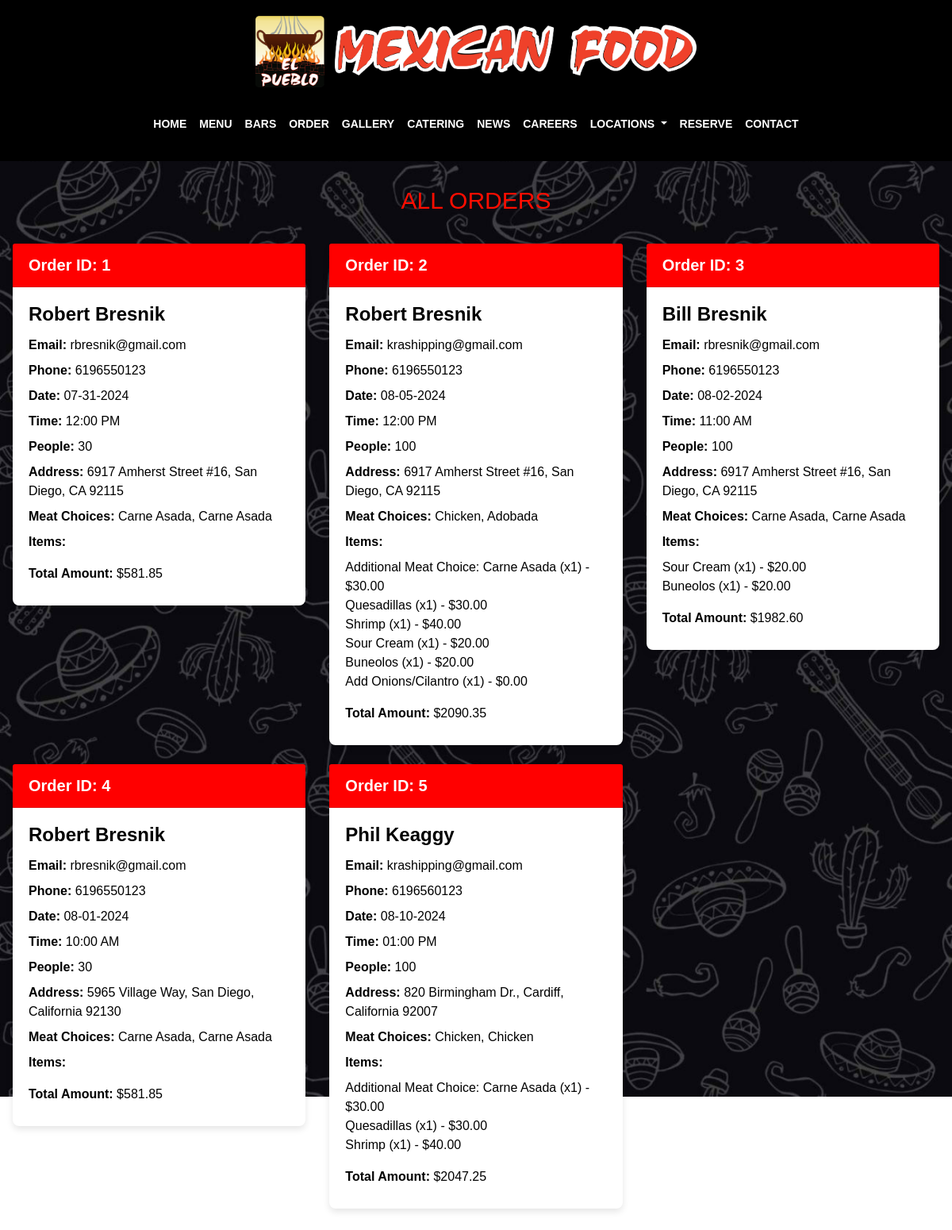
The page /orders on the database its author committed.
### app.py (models this page shows)
class Order(db.Model):
    id = db.Column(db.Integer, primary_key=True)
    people = db.Column(db.Integer, nullable=False)
    date = db.Column(db.Date, nullable=False)
    time = db.Column(db.String(50), nullable=False)
    total_amount = db.Column(db.Integer, nullable=False)
    base_amount = db.Column(db.Integer, nullable=False)
    sub_total = db.Column(db.Integer, nullable=False)
    tax = db.Column(db.Integer, nullable=False)
    grand_total = db.Column(db.Integer, nullable=False)
    meat1 = db.Column(db.String(50), nullable=False)
    meat2 = db.Column(db.String(50), nullable=False)
    customer_email = db.Column(db.String(100), nullable=False)
    first_name = db.Column(db.String(50), nullable=False)
    last_name = db.Column(db.String(50), nullable=False)
    address = db.Column(db.String(200), nullable=False)
    city = db.Column(db.String(50), nullable=False)
    state = db.Column(db.String(50), nullable=False)
    zip_code = db.Column(db.String(20), nullable=False)
    phone = db.Column(db.String(20), nullable=False)
    items = db.relationship("Item", backref="order", lazy=True)

class Item(db.Model):
    id = db.Column(db.Integer, primary_key=True)
    name = db.Column(db.String(100), nullable=False)
    price = db.Column(db.Integer, nullable=False)
    quantity = db.Column(db.Integer, nullable=False)
    order_id = db.Column(db.Integer, db.ForeignKey("order.id"), nullable=False)

### app.py (the view)
@app.route("/orders")
def orders():
    all_orders = Order.query.all()
    return render_template("orders.html", orders=all_orders, meat_choices=meat_choices)

### templates/orders.html (shortened to what this page needs)
{% extends "base.html" %}
{% block content %}
<div class="container-fluid p-3" style="background: transparent;">
    <h1 class="text-danger text-center py-3">All Orders</h1>
    <div class="row">
        {% for order in orders %}
        <div class="col-md-6 col-lg-4">
            <div class="card mb-4 text-black">
                <div class="card-header" style="background-color: #ff0000; color: white;">
                    Order ID: {{ order.id }}
                </div>
                <div class="card-body">
                    <h5 class="card-title">{{ order.first_name }} {{ order.last_name }}</h5>
                    <p class="card-text"><strong>Email:</strong> {{ order.customer_email }}</p>
                    <p class="card-text"><strong>Phone:</strong> {{ order.phone }}</p>
                    <p class="card-text"><strong>Date:</strong> {{ order.date.strftime('%m-%d-%Y') }}</p>
                    <p class="card-text"><strong>Time:</strong> {{ order.time }}</p>
                    <p class="card-text"><strong>People:</strong> {{ order.people }}</p>
                    <p class="card-text"><strong>Address:</strong> {{ order.address }}, {{ order.city }}, {{ order.state }} {{ order.zip_code }}</p>
                    <p class="card-text"><strong>Meat Choices:</strong> {{ meat_choices[order.meat1] }}, {{ meat_choices[order.meat2] }}</p>
                    <p class="card-text"><strong>Items:</strong>
                        <ul class="list-unstyled">
                            {% for item in order.items %}
                            <li>{{ item.name }} (x{{ item.quantity }}) - ${{ "%.2f"|format(item.price / 100) }}</li>
                            {% endfor %}
                        </ul>
                    </p>
                    <p class="card-text"><strong>Total Amount:</strong> ${{ "%.2f"|format(order.grand_total / 100) }}</p>
                </div>
            </div>
        </div>
        {% endfor %}
    </div>
</div>
{% endblock %}

### templates/base.html (shortened to what this page needs)
<!DOCTYPE html>
<html lang="en">
  <head>
    {% autoescape None %}
    <link
      rel="stylesheet"
      href="https://maxcdn.bootstrapcdn.com/bootstrap/4.5.2/css/bootstrap.min.css"
    />
    <link
      rel="stylesheet"
      href="{{ url_for('static', filename='styles.css') }}"
    />
    <link
      rel="stylesheet"
      href="{{ url_for('static', filename='custom.css') }}"
    />
  </head>
  <body>
    <div class="header">
      <img
        src="{{ url_for('static', filename='logo-final-el-pueblo-mex.png') }}"
        class="img-fluid mx-auto d-block"
        alt="El Pueblo Mexican Food"
      />
      <div id="et-top-navigation" data-height="115" data-fixed-height="40">
        <nav id="top-menu-nav" class="navbar navbar-expand-lg navbar-dark">
          <div class="collapse navbar-collapse justify-content-center" id="navbarNav">
            <ul id="top-menu" class="navbar-nav">
              <li class="nav-item">
                <a class="nav-link" href="https://elpueblomex.com/">HOME</a>
              </li>
              <li class="nav-item">
                <a class="nav-link" href="https://elpueblomex.com/menu/">MENU</a>
              </li>
              <li class="nav-item">
                <a class="nav-link" href="https://elpueblomex.com/del-mar-bar/">BARS</a>
              </li>
              <li class="nav-item">
                <a class="nav-link" href="https://elpueblomex.com/order-online-selection/">ORDER</a>
              </li>
              <li class="nav-item">
                <a class="nav-link" href="https://elpueblomex.com/gallery/">GALLERY</a>
              </li>
              <li class="nav-item">
                <a class="nav-link" href="https://elpueblomex.com/catering/">CATERING</a>
              </li>
              <li class="nav-item">
                <a class="nav-link" href="https://elpueblomex.com/latest-news/">NEWS</a>
              </li>
              <li class="nav-item">
                <a class="nav-link" href="https://elpueblomex.com/job-openings/">CAREERS</a>
              </li>
              <li class="nav-item dropdown">
                <a class="nav-link dropdown-toggle" href="https://elpueblomex.com/locations/" id="navbarDropdown" role="button" data-toggle="dropdown" aria-haspopup="true" aria-expanded="false">
                  LOCATIONS
                </a>
              </li>
              <li class="nav-item">
                <a class="nav-link" href="https://elpueblomex.com/event-space-reservation/">RESERVE</a>
              </li>
              <li class="nav-item">
                <a class="nav-link" href="https://elpueblomex.com/contact-us/">CONTACT</a>
              </li>
            </ul>
          </div>
        </nav>
      </div>
    </div>
 {% block content %}{% endblock %}
    {% endautoescape %}
  </body>
</html>

### static/styles.css (style rules this page uses)
body { background: url('/static/background.jpg') repeat-x center center fixed; background-size: contain; }
.header { background-color: black; color: white; padding: 20px 0; text-align: center; }
.header img { height: 90px; }
#top-menu-nav { text-align: center; margin-top: 20px; }
#top-menu { list-style: none; padding: 0; margin: 0; }
h1 { color: #ff0000; margin-bottom: 20px; }
a { color: #ff0000; text-decoration: none; font-weight: bold; display: inline-block; margin-top: 20px; text-align: left; width: 100%; }

### static/custom.css (style rules this page uses)
.header { background-color: black; color: white; padding: 20px 0; text-align: center; }
.header img { height: 90px; }
.navbar-dark .navbar-nav .nav-link { color: white !important; font-size: 14px; text-transform: uppercase; font-weight: bold; }
h1 { color: #ff0000; margin-bottom: 20px; }
a { color: #ff0000; text-decoration: none; font-weight: bold; display: inline-block; margin-top: 20px; width: 100%; }
#top-menu-nav { text-align: center; margin-top: 0; }
.text-danger { text-transform: uppercase; font-size: 30px; color: #ff0d00 !important; }
.container-fluid { padding: 20px; }
.card { border: none; border-radius: 8px; box-shadow: 0 4px 8px rgba(0, 0, 0, 0.1); color: black; }
.card-header { font-size: 1.25em; font-weight: bold; background-color: #ff0000; color: white; }
.card-body .card-title { font-size: 1.5em; font-weight: bold; }
.card-body .card-text { font-size: 1em; margin-bottom: 0.5em; color: black; }
.card-body .list-unstyled li { color: black; }

### rows shown on the page
Order: id "1", first_name "Robert", last_name "Bresnik", customer_email "rbresnik@gmail.com", phone "6196550123", date "07-31-2024", time "12:00 PM", people "30", address "6917 Amherst Street #16", city "San Diego", state "CA", zip_code "92115", meat1 "Carne Asada", meat2 "Carne Asada", order.grand_total/100 "581.85"
Order: id "2", first_name "Robert", last_name "Bresnik", customer_email "krashipping@gmail.com", phone "6196550123", date "08-05-2024", time "12:00 PM", people "100", address "6917 Amherst Street #16", city "San Diego", state "CA", zip_code "92115", meat1 "Chicken", meat2 "Adobada", order.grand_total/100 "2090.35"
Item: name "Additional Meat Choice: Carne Asada", quantity "1", item.price/100 "30.00"
Item: name "Quesadillas", quantity "1", item.price/100 "30.00"
Item: name "Shrimp", quantity "1", item.price/100 "40.00"
Item: name "Sour Cream", quantity "1", item.price/100 "20.00"
Item: name "Buneolos", quantity "1", item.price/100 "20.00"
Item: name "Add Onions/Cilantro", quantity "1", item.price/100 "0.00"
Order: id "3", first_name "Bill", last_name "Bresnik", customer_email "rbresnik@gmail.com", phone "6196550123", date "08-02-2024", time "11:00 AM", people "100", address "6917 Amherst Street #16", city "San Diego", state "CA", zip_code "92115", meat1 "Carne Asada", meat2 "Carne Asada", order.grand_total/100 "1982.60"
Item: name "Sour Cream", quantity "1", item.price/100 "20.00"
Item: name "Buneolos", quantity "1", item.price/100 "20.00"
Order: id "4", first_name "Robert", last_name "Bresnik", customer_email "rbresnik@gmail.com", phone "6196550123", date "08-01-2024", time "10:00 AM", people "30", address "5965 Village Way", city "San Diego", state "California", zip_code "92130", meat1 "Carne Asada", meat2 "Carne Asada", order.grand_total/100 "581.85"
Order: id "5", first_name "Phil", last_name "Keaggy", customer_email "krashipping@gmail.com", phone "6196560123", date "08-10-2024", time "01:00 PM", people "100", address "820 Birmingham Dr.", city "Cardiff", state "California", zip_code "92007", meat1 "Chicken", meat2 "Chicken", order.grand_total/100 "2047.25"
Item: name "Additional Meat Choice: Carne Asada", quantity "1", item.price/100 "30.00"
Item: name "Quesadillas", quantity "1", item.price/100 "30.00"
Item: name "Shrimp", quantity "1", item.price/100 "40.00"
